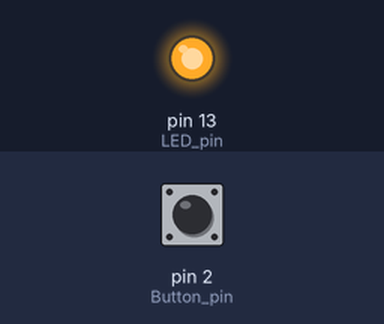
Bench run of a sketch on a simulated Arduino Uno, built with avr-gcc and run on an emulated ATmega328P. Parts: output pins drawn as LEDs (lit = HIGH). The inputs (shaded band) are chosen by the test bench; at power-on: pin 2 (Button_pin) HIGH.

Above: at 1.2 s.
1.3 s: pin 2 (Button_pin) pulled LOW for 0.15 s
At 1.37 s:
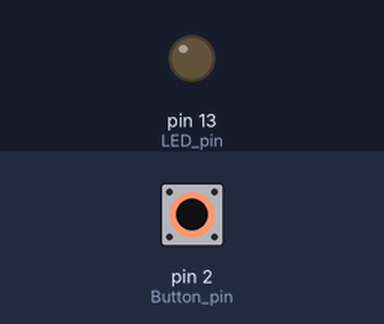
2.9 s: pin 2 (Button_pin) pulled LOW for 3.2 s
At 7.2 s:
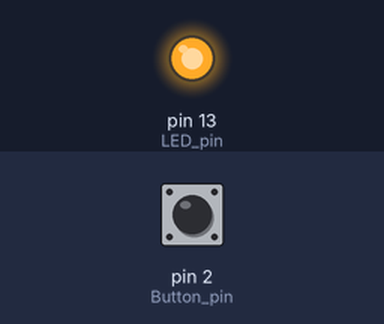
Timing chart, 0 to 8.7 s (numbered marks = the images above; inputs shaded):
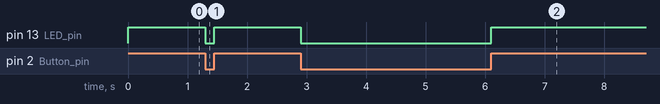

The sketch:

turnledonnoffwithinput.ino
```cpp
void setup() {
  pinMode(13, OUTPUT);   // LED pin
  pinMode(2, INPUT);     // Button pin
}

void loop() {
  if (digitalRead(2) == LOW) {
    digitalWrite(13, LOW);
  } else {
    digitalWrite(13, HIGH);
  }
}
```

Measured:
- after the input at 1.3 s, pin 13 (LED_pin): HIGH → LOW at once, → HIGH 0.15 s later
- after the input at 2.9 s, pin 13 (LED_pin): HIGH → LOW at once, → HIGH 3.2 s later
